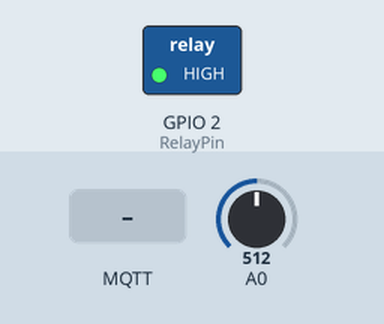
The sketch below on a simulated ESP8266 (NodeMCU). Parts: switched loads named in the sketch (green lamp = pin HIGH). The test bench sets the inputs (shaded band); at power-on: A0 = 512. WiFi joins after 1.5 s; servers stay silent unless stated; no MQTT or app messages arrive unless stated; what the sketch prints to the serial monitor is not drawn.

Above: at 2.7 s.
2.8 s: MQTT message "off" arrives on the first subscribed topic
At 3.5 s:
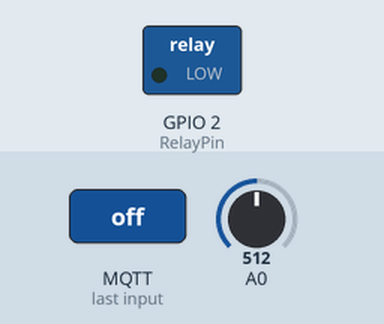
5.8 s: MQTT message "on" arrives on the first subscribed topic
At 6.9 s:
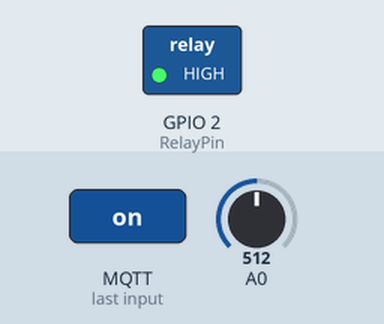
Timing chart, 0 to 8.8 s (numbered marks = the images above; inputs shaded):
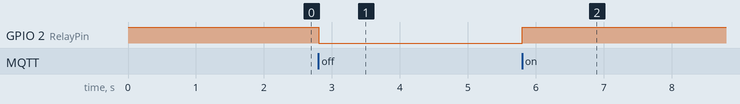

Measured:
- after the input at 2.8 s, GPIO 2 (RelayPin): HIGH → LOW at once
- after the input at 5.8 s, GPIO 2 (RelayPin): LOW → HIGH at once

The sketch:

main.ino
```cpp
#include <ESP8266WiFi.h>
#include <MQTT.h>
#include <SimpleTimer.h>

const char *ssid = "";
const char *password = "";

SimpleTimer timer;
WiFiClient net;
MQTTClient client;

const int RelayPin = 2;

const float U = 230;

String relayStatus = "on";

unsigned long last_time;
unsigned long current_time;

void setup()
{
    Serial.begin(115200);

    pinMode(2, OUTPUT);
    digitalWrite(RelayPin, HIGH);

    WiFi.mode(WIFI_STA);
    WiFi.begin(ssid, password);

    client.begin("broker.shiftr.io", net);
    client.onMessage(messageReceived);

    connect();
    timer.setInterval(2 * 1000, getACS712);
}

void loop()
{
    client.loop();
    delay(10);

    if (!client.connected())
    {
        connect();
    }

    timer.run();
}

float getCurrentAC()
{
    uint32_t period = 1000000 / 50;
    uint32_t t_start = micros();

    uint32_t Isum = 0, measurements_count = 0;
    int32_t Inow;

    while (micros() - t_start < period)
    {
        int32_t val = analogRead(A0);
        int zero = 533;
        if (val > 533 && val < 539)
            zero = val;

        Inow = val - zero;
        Isum += Inow * Inow;
        measurements_count++;
    }

    float Irms = sqrt(Isum / measurements_count) / 1023.0 * 5.0 / 0.066;
    return Irms;
}

void getACS712()
{
    float I = getCurrentAC();
    float P = U * I;
    last_time = current_time;
    current_time = millis();
    float WH = P * ((current_time - last_time) / 3600000.0);
    client.publish("power", "{\"I\":" + String(I, 3) + ",\"P\": " + String(P, 3) + ",\"WH\":" + String(WH, 3) + "}");
}

void connect()
{
    Serial.println("WIFI Connection.");
    while (WiFi.status() != WL_CONNECTED)
    {
        Serial.print(".");
        delay(500);
    }
    Serial.println();
    Serial.println("WiFi Connected.");

    Serial.print("IP: ");
    Serial.println(WiFi.localIP());

    Serial.println("MQTT Connection.");
    while (!client.connect("plug-nodemcu", "274c2d82", "27f4eeef9cf0e792"))
    {
        Serial.print(".");
        delay(1000);
    }
    Serial.println();
    Serial.println("MQTT Connected.");

    client.subscribe("/relay");
}

void messageReceived(String &topic, String &payload)
{
    Serial.println("incoming: " + topic + " - " + payload);

    if (topic == "/relay")
    {
        if (payload == "on")
        {
            digitalWrite(RelayPin, HIGH);
            relayStatus = "on";
            client.publish("relay_status", "{\"status\":\"on\"}");
        }
        else if (payload == "off")
        {
            digitalWrite(RelayPin, LOW);
            relayStatus = "off";
            client.publish("relay_status", "{\"status\":\"off\"}");
        }
        else if (payload == "status")
        {
            client.publish("relay_status", "{\"status\":\"" + relayStatus + "\"}");
        }
    }
}
```
